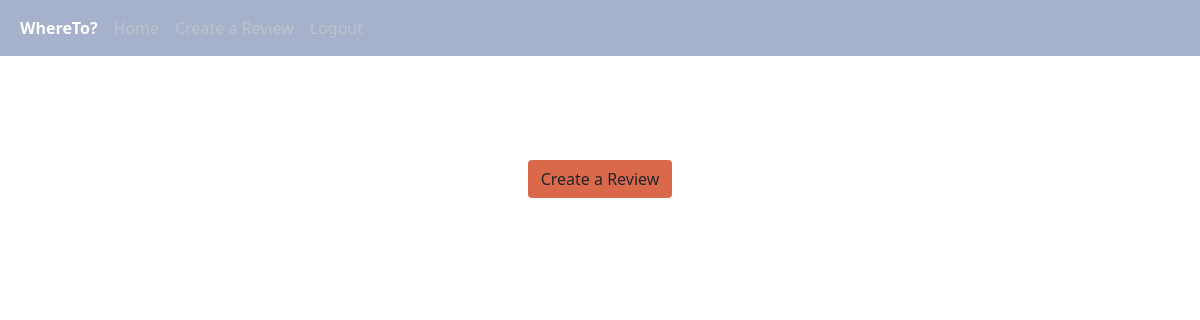
Page / (signed in) on the earlier database version.
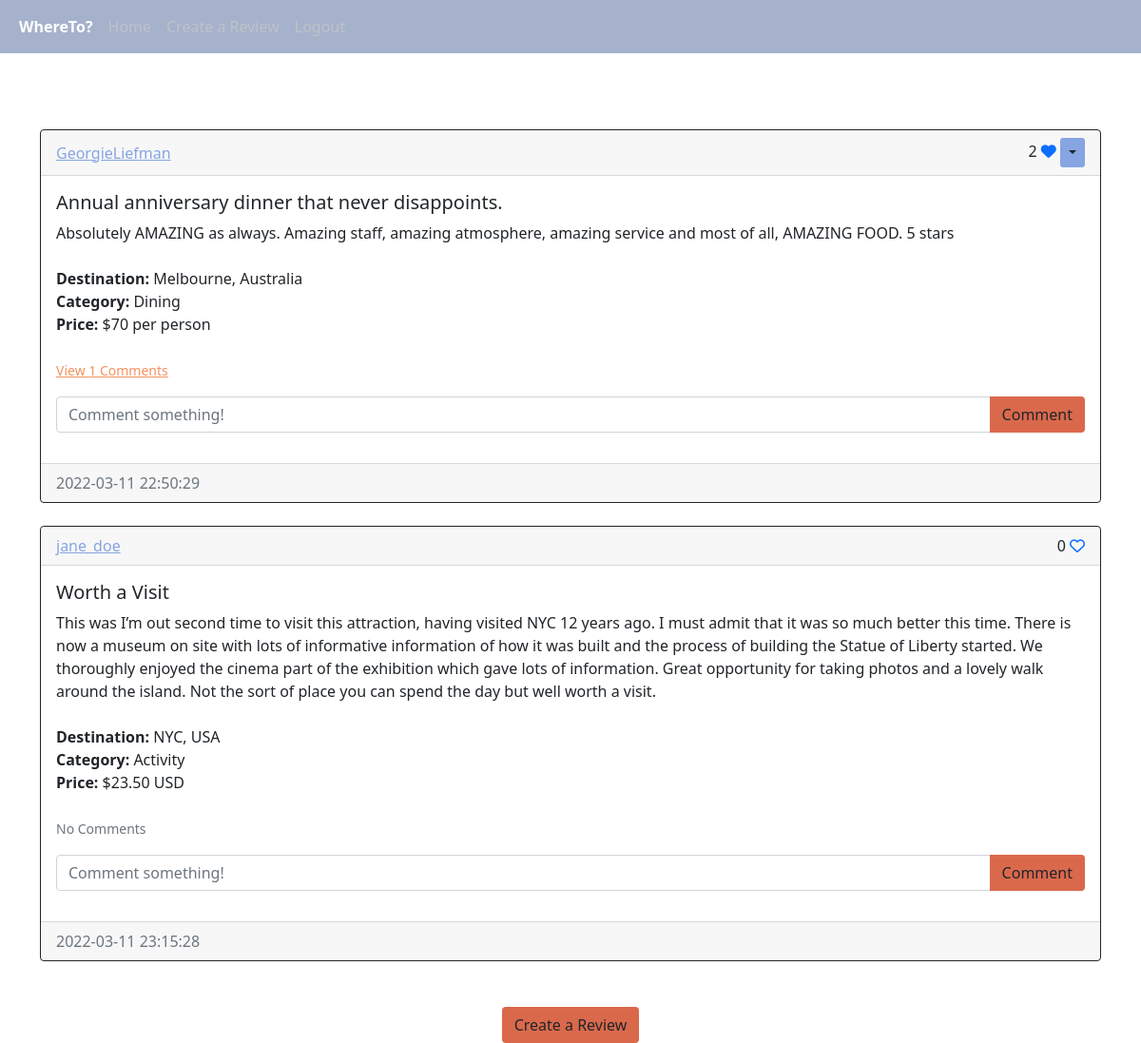
Same page on the later database version.
### application/models.py (models this page shows)
class Review(db.Model):
    id = db.Column(db.Integer, primary_key=True)
    title = db.Column(db.Text, nullable=False)
    content = db.Column(db.Text, nullable=False)
    destination = db.Column(db.Text, nullable=False)
    category = db.Column(db.Text, nullable=False)
    price = db.Column(db.String(10), nullable=False)
    creation_date = db.Column(db.DateTime(timezone=True), default=func.now())
    creator = db.Column(db.Integer, db.ForeignKey("user.id", ondelete="CASCADE"), nullable=False)
    comments = db.relationship("Comment", backref="review", passive_deletes=True)
    hearts = db.relationship("Heart", backref="review", passive_deletes=True)

class User(db.Model, UserMixin):
    id = db.Column(db.Integer, primary_key=True)
    email = db.Column(db.String(150), unique=True)
    username = db.Column(db.String(150), unique=True)
    password = db.Column(db.String(150))
    reviews = db.relationship("Review", backref="user", passive_deletes=True)
    comments = db.relationship("Comment", backref="user", passive_deletes=True)
    hearts = db.relationship("Heart", backref="user", passive_deletes=True)

### application/views.py (the view)
@views.route("/home", methods=["GET"])
@views.route("/", methods=["GET"])
@login_required
def home():
    reviews = Review.query.all()
    return render_template("home.html", name=current_user.username, user=current_user, reviews=reviews)

### application/__init__.py (called while the page is built)
def create_app():
    app = Flask(__name__)
    app.config["SECRET_KEY"] = "some secret string"
    app.config["SQLALCHEMY_DATABASE_URI"] = f"sqlite:///{DB_NAME}"
    db.init_app(app)
    from .views import views
    from .user import user
    app.register_blueprint(views, url_prefix="/")
    app.register_blueprint(user, url_prefix="/")
    from .models import User, Review, Comment, Heart
    create_database(app)
    login_manager = LoginManager()
    login_manager.login_view = "user.login"
    login_manager.init_app(app)
    @login_manager.user_loader
    def load_user(id):
        return User.query.get(int(id))
    return app

### application/templates/home.html
{% extends "reviews_div.html" %} {% block title %}Home{% endblock %}

### application/templates/reviews_div.html (shortened to what this page needs)
{% extends "base.html" %} {% block title %}Home{% endblock %} {% block content%}
<head>
</head>
<body>
    <br>
    <h1 align="center" style="color:#ffffff">{% block header %}Reviews{% endblock %}</h1>
    <div id="reviews">
      {% for review in reviews %}
      <div class="card border-dark">
        <div class="card-header d-flex justify-content-between align-items-center">
          <a href="/reviews/{{review.user.username}}" style="color:#86a5e2;">{{review.user.username}}</a>
          <div>
            {{ review.hearts|length }}
            {% if user.id in review.hearts|map(attribute="creator")|list %}
            <a href="/heart_review/{{review.id}}"><i class="fa-solid fa-heart"></i></a>
            {% else %}
            <a href="/heart_review/{{review.id}}"><i class="fa-regular fa-heart"></i></a>
            {% endif %}
            {% if user.id == review.creator %}
            <div class="btn-group">
              <button type="button" class="btn btn-sm dropdown-toggle" style="background-color:#86a5e2;" data-bs-toggle="dropdown"></button>
            </div>
            {% endif %}
          </div>
        </div>
        <div class="card-body">
          <div class="card-text"><h5>{{review.title}}</h5></div>
          <div class="card-text">{{review.content}}</div>
          <br>
          <div class="card-text"><strong>Destination:</strong> {{review.destination}}</div>
          <div class="card-text"><strong>Category:</strong> {{review.category}}</div>
          <div class="card-text"><strong>Price:</strong> {{review.price}}</div>
          <br>
          <p class="card-text">
            {% if review.comments|length > 0 %}
            <a data-bs-toggle="collapse" style="color:#f4925f;" href="#comments-{{review.id}}" role="button">
              <small>View {{review.comments|length}} Comments</small>
            </a>
            {% else %}
            <small class="text-muted">No Comments</small>
            {% endif %}
          </p>
          <form class="input-group mb-3" method="POST" action="/create_comment/{{review.id}}">
            <input type="text" id="content" name="content" class="form-control" placeholder="Comment something!"/>
            <button type="submit" class="btn" style="background-color:#da694c;">Comment</button>
          </form>
        </div>
        <div class="card-footer text-muted">{{review.creation_date}}</div>
      </div>
      <br>
      {% endfor %}
    </div>
    {% block footer %}
    <br>
    <div align="center">
      <a href="/create_review">
        <button type="button" class="btn" style="background-color: #da694c;">Create a Review</button>
      </a>
    </div>
    {% endblock %} {% endblock %}

### application/templates/base.html (shortened to what this page needs)
<!DOCTYPE html>
<html lang="en">
<head>
    <link href="https://cdn.jsdelivr.net/npm/bootstrap@5.1.3/dist/css/bootstrap.min.css" rel="stylesheet">
</head>
<body>
  <nav class="navbar navbar-expand-lg navbar-light" style="background-color: #5e74a08c;">
    <div class="container-fluid">
      <div class="collapse navbar-collapse" id="navbar">
          <div class="navbar-nav">
            <a class="nav-item nav-link" href="/home" style="color:#ffffff"><strong>WhereTo?</strong></a>
            <a class="nav-item nav-link" href="/home" style="color:#bec2ca">Home</a>
            {% if user.is_authenticated %}
            <a class="nav-item nav-link" href="/create_review" style="color:#bec2ca">Create a Review</a>
            <a class="nav-item nav-link" href="/log_out" style="color:#bec2ca">Logout</a>
            {% else %}
            <a class="nav-item nav-link" href="/login" style="color:#bec2ca">Login</a>
            <a class="nav-item nav-link" href="/sign_up" style="color:#bec2ca">Sign Up</a>
            {% endif %}
            </div>
         </div>
      </div>
    </nav>
    <div class="container">{% block content %}{% endblock %}</div>
</body>
</html>

### application/templates/reviews_div.html (style rules this page uses)
body { background-image: url("https://t4.ftcdn.net/jpg/02/50/06/93/360_F_250069352_PitJVkjli6V2SHg1iebombLyuKDbjV3y.jpg"); background-size:cover; }

Differences in the rows shown:
added Review: user.username "GeorgieLiefman", hearts|length "2", title "Annual anniversary dinner that never disappoints.", content "Absolutely AMAZING as always. Amazing staff, amazing atmosphere, amazing service and most of all, AMAZING FOOD. 5 stars", destination "Melbourne, Australia", category "Dining", price "$70 per person", comments|length "1", creation_date "2022-03-11 22:50:29"
added Review: user.username "jane_doe", hearts|length "0", title "Worth a Visit", content "This was I’m out second time to visit this attraction, having visited NYC 12 years ago. I must admit that it was so much better this time. There is now a museum on site with lots of informative information of how it was built and the process of building the Statue of Liberty started. We thoroughly enjoyed the cinema part of the exhibition which gave lots of information. Great opportunity for taking photos and a lovely walk around the island. Not the sort of place you can spend the day but well worth a visit.", destination "NYC, USA", category "Activity", price "$23.50 USD", shows "No Comments", creation_date "2022-03-11 23:15:28"
